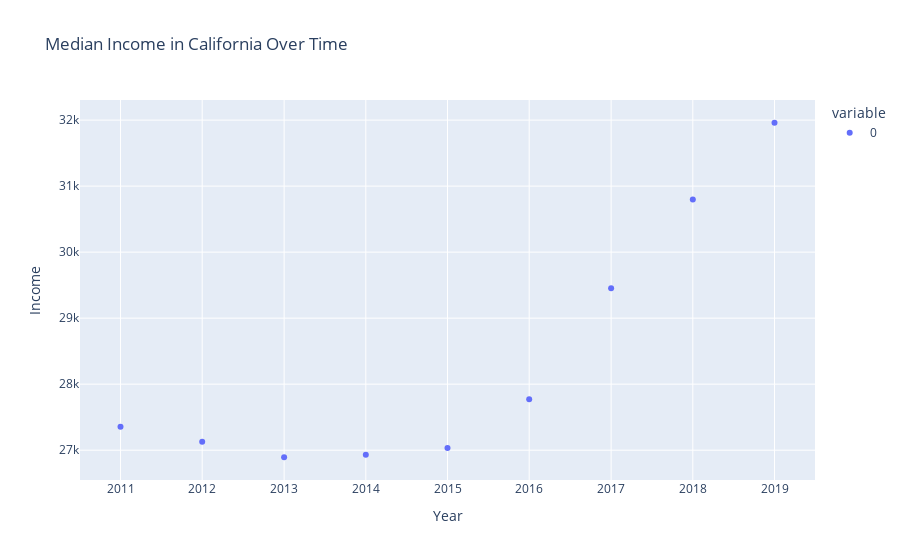

Notebook cell for this chart:
### Markdown cell above
#### Find the Median Income in California Over Time

### Code cell
median_income = datacommons_pandas.build_time_series("geoId/06", "Median_Income_Person")
median_income.index = pd.to_datetime(median_income.index)
px.scatter(
    median_income,
    labels={"value": "Income", "index": "Year"},
    title="Median Income in California Over Time",
)

### Figure 1 — Plotly figure (JSON) as saved in the notebook; plotly's stock layout.template omitted (floating-point values rounded to 4 significant figures)
{"data": [{"hovertemplate": "variable=0<br>Year=%{x}<br>Income=%{y}<extra></extra>", "legendgroup": "0", "marker": {"color": "#636efa", "symbol": "circle"}, "mode": "markers", "name": "0", "orientation": "v", "showlegend": true, "type": "scatter", "x": ["2011-01-01T00:00:00", "2012-01-01T00:00:00", "2014-01-01T00:00:00", "2016-01-01T00:00:00", "2017-01-01T00:00:00", "2013-01-01T00:00:00", "2015-01-01T00:00:00", "2018-01-01T00:00:00", "2019-01-01T00:00:00"], "xaxis": "x", "y": [27355, 27129, 26932, 27772, 29454, 26893, 27035, 30797, 31960], "yaxis": "y"}], "layout": {"legend": {"title": {"text": "variable"}, "tracegroupgap": 0}, "title": {"text": "Median Income in California Over Time"}, "xaxis": {"anchor": "y", "domain": [0, 1], "title": {"text": "Year"}}, "yaxis": {"anchor": "x", "domain": [0, 1], "title": {"text": "Income"}}}}
